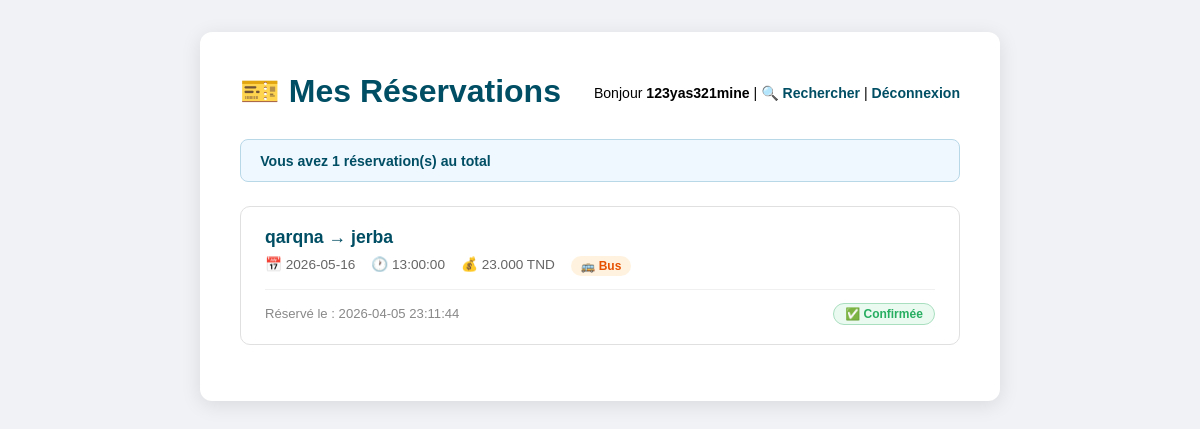
The app's page /mes_reservations.php (signed in) with its own data.
### tables this page shows
CREATE TABLE `reservations` (
  `id_reservation` int(11) NOT NULL,
  `id_user` int(11) DEFAULT NULL,
  `id_voyage` int(11) DEFAULT NULL,
  `nb_places` int(11) DEFAULT 1,
  `statut` enum('confirmée','annulée') DEFAULT 'confirmée',
  `date_reservation` datetime DEFAULT current_timestamp()
);

CREATE TABLE `voyages` (
  `id_voyage` int(11) NOT NULL,
  `ville_depart` varchar(100) DEFAULT NULL,
  `ville_arrivee` varchar(100) DEFAULT NULL,
  `date_voyage` date DEFAULT NULL,
  `heure_depart` time DEFAULT NULL,
  `places_total` int(11) DEFAULT NULL,
  `places_dispo` int(11) DEFAULT NULL,
  `prix` decimal(8,3) DEFAULT NULL,
  `type_vehicule` enum('louage','bus') DEFAULT NULL
);

### mes_reservations.php (the view, shortened to what this page needs)
<?php
include 'connexion.php';
$id_user = $_SESSION['id_user'];
$sql = "SELECT r.*,
        v.ville_depart, v.ville_arrivee,
        v.date_voyage, v.heure_depart,
        v.prix, v.type_vehicule
        FROM reservations r
        INNER JOIN voyages v ON r.id_voyage = v.id_voyage
        WHERE r.id_user = '$id_user'
        ORDER BY r.date_reservation DESC";
$reservations = mysqli_query($conn, $sql);
?>
<!DOCTYPE html>
<html lang="fr">
<head>
</head>
<body>
<div class="card">
  <div class="nav">
    <h1>🎫 Mes Réservations</h1>
    <div style="font-size:0.88rem">
      Bonjour <strong><?= $_SESSION['nom'] ?></strong> |
      <a href="recherche.php">🔍 Rechercher</a> |
      <a href="logout.php">Déconnexion</a>
    </div>
  </div>
  <?php
  $nb = mysqli_num_rows($reservations);
  if ($nb == 0): ?>
    <div class="empty-box">
      <p style="font-size:3rem">🎫</p>
      <p>Vous n'avez encore aucune réservation.</p>
      <a href="recherche.php" class="btn">🔍 Rechercher un voyage</a>
    </div>
  <?php else: ?>
    <div class="total">
      Vous avez <?= $nb ?> réservation(s) au total
    </div>
    <?php while ($r = mysqli_fetch_assoc($reservations)): ?>
    <div class="res-card">
      <div class="res-route">
        <?= $r['ville_depart'] ?> → <?= $r['ville_arrivee'] ?>
      </div>
      <div class="res-info">
        <span>📅 <?= $r['date_voyage'] ?></span>
        <span>🕐 <?= $r['heure_depart'] ?></span>
        <span>💰 <?= $r['prix'] ?> TND</span>
        <span>
          <span class="badge-type badge-<?= $r['type_vehicule'] ?>">
            <?= $r['type_vehicule'] == 'louage' ? '🚗 Louage' : '🚌 Bus' ?>
          </span>
        </span>
      </div>
      <div class="res-footer">
        <span>Réservé le : <?= $r['date_reservation'] ?></span>
        <span class="badge-status <?= $r['statut'] == 'confirmée' ? 'badge-confirm' : 'badge-annule' ?>">
          <?= $r['statut'] == 'confirmée' ? '✅ Confirmée' : '❌ Annulée' ?>
        </span>
      </div>
    </div>
    <?php endwhile; ?>
  <?php endif; ?>
</div>
</body>
</html>

### mes_reservations.php (style rules this page uses)
* { box-sizing: border-box; margin: 0; padding: 0; }
body { font-family: Arial, sans-serif; background: #f0f2f5; min-height: 100vh; padding: 2rem; }
.card { background: white; border-radius: 12px; box-shadow: 0 4px 20px rgba(0,0,0,0.1); padding: 2.5rem; max-width: 800px; margin: 0 auto; }
h1 { color: #004e64; margin-bottom: 0.3rem; }
a { color: #004e64; text-decoration: none; font-weight: bold; }
.nav { display: flex; justify-content: space-between; align-items: center; margin-bottom: 1.5rem; flex-wrap: wrap; gap: 0.5rem; }
.total { background: #f0f8ff; border: 1.5px solid #b8d8e8; border-radius: 8px; padding: 0.8rem 1.2rem; margin-bottom: 1.5rem; font-size: 0.88rem; color: #004e64; font-weight: bold; }
.res-card { border: 1.5px solid #e0e0e0; border-radius: 10px; padding: 1.2rem 1.5rem; margin-bottom: 1rem; transition: border-color 0.2s; }
.res-route { font-size: 1.1rem; font-weight: bold; color: #004e64; margin-bottom: 0.5rem; }
.res-info { font-size: 0.85rem; color: #666; display: flex; flex-wrap: wrap; gap: 1rem; margin-bottom: 0.5rem; }
.res-footer { display: flex; justify-content: space-between; align-items: center; margin-top: 0.8rem; font-size: 0.82rem; color: #888; border-top: 1px solid #f0f0f0; padding-top: 0.8rem; }
.badge-status { display: inline-block; padding: 0.2rem 0.7rem; border-radius: 20px; font-size: 0.75rem; font-weight: bold; }
.badge-confirm { background: #eafaf1; color: #27ae60; border: 1px solid #a9dfbf; }
.badge-type { display: inline-block; padding: 0.2rem 0.6rem; border-radius: 20px; font-size: 0.75rem; font-weight: bold; }
.badge-bus { background: #fff3e0; color: #e65100; }

### records on screen
reservations: id_voyage.ville_depart "qarqna", id_voyage.ville_arrivee "jerba", id_voyage.date_voyage "2026-05-16", id_voyage.heure_depart "13:00:00", id_voyage.prix "23.000", date_reservation "2026-04-05 23:11:44", statut "✅ Confirmée"

### other values on screen
$_SESSION['nom'] "123yas321mine"
$nb "1"
